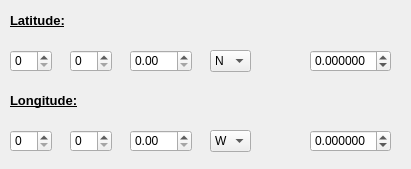
<?xml version="1.0" encoding="UTF-8"?>
<ui version="4.0">
 <class>LatlonconvertDialogBase</class>
 <widget class="QDialog" name="LatlonconvertDialogBase">
  <property name="geometry">
   <rect>
    <x>0</x>
    <y>0</y>
    <width>411</width>
    <height>169</height>
   </rect>
  </property>
  <property name="windowTitle">
   <string>Latitude / Longitude Converter</string>
  </property>
  <widget class="QLabel" name="label_lat">
   <property name="geometry">
    <rect>
     <x>10</x>
     <y>10</y>
     <width>71</width>
     <height>21</height>
    </rect>
   </property>
   <property name="font">
    <font>
     <pointsize>10</pointsize>
     <weight>75</weight>
     <bold>true</bold>
     <underline>true</underline>
    </font>
   </property>
   <property name="text">
    <string>Latitude:</string>
   </property>
  </widget>
  <widget class="QSpinBox" name="spb_latD">
   <property name="geometry">
    <rect>
     <x>10</x>
     <y>50</y>
     <width>42</width>
     <height>22</height>
    </rect>
   </property>
   <property name="maximum">
    <number>90</number>
   </property>
  </widget>
  <widget class="QSpinBox" name="spb_latM">
   <property name="geometry">
    <rect>
     <x>70</x>
     <y>50</y>
     <width>42</width>
     <height>22</height>
    </rect>
   </property>
   <property name="maximum">
    <number>59</number>
   </property>
  </widget>
  <widget class="QDoubleSpinBox" name="spb_latSS">
   <property name="geometry">
    <rect>
     <x>130</x>
     <y>50</y>
     <width>62</width>
     <height>22</height>
    </rect>
   </property>
   <property name="maximum">
    <double>59.990000000000002</double>
   </property>
  </widget>
  <widget class="QComboBox" name="cbb_latH">
   <property name="geometry">
    <rect>
     <x>210</x>
     <y>50</y>
     <width>41</width>
     <height>22</height>
    </rect>
   </property>
   <item>
    <property name="text">
     <string>N</string>
    </property>
   </item>
   <item>
    <property name="text">
     <string>S</string>
    </property>
   </item>
  </widget>
  <widget class="QSpinBox" name="spb_lonD">
   <property name="geometry">
    <rect>
     <x>10</x>
     <y>130</y>
     <width>42</width>
     <height>22</height>
    </rect>
   </property>
   <property name="maximum">
    <number>180</number>
   </property>
  </widget>
  <widget class="QDoubleSpinBox" name="spb_lonSS">
   <property name="geometry">
    <rect>
     <x>130</x>
     <y>130</y>
     <width>62</width>
     <height>22</height>
    </rect>
   </property>
   <property name="maximum">
    <double>59.990000000000002</double>
   </property>
  </widget>
  <widget class="QComboBox" name="cbb_lonH">
   <property name="geometry">
    <rect>
     <x>210</x>
     <y>130</y>
     <width>41</width>
     <height>22</height>
    </rect>
   </property>
   <item>
    <property name="text">
     <string>W</string>
    </property>
   </item>
   <item>
    <property name="text">
     <string>E</string>
    </property>
   </item>
  </widget>
  <widget class="QLabel" name="label_lon">
   <property name="geometry">
    <rect>
     <x>10</x>
     <y>90</y>
     <width>71</width>
     <height>21</height>
    </rect>
   </property>
   <property name="font">
    <font>
     <pointsize>10</pointsize>
     <weight>75</weight>
     <bold>true</bold>
     <underline>true</underline>
    </font>
   </property>
   <property name="text">
    <string>Longitude:</string>
   </property>
  </widget>
  <widget class="QSpinBox" name="spb_lonM">
   <property name="geometry">
    <rect>
     <x>70</x>
     <y>130</y>
     <width>42</width>
     <height>22</height>
    </rect>
   </property>
   <property name="maximum">
    <number>59</number>
   </property>
  </widget>
  <widget class="QDoubleSpinBox" name="spb_latDD">
   <property name="geometry">
    <rect>
     <x>310</x>
     <y>50</y>
     <width>81</width>
     <height>22</height>
    </rect>
   </property>
   <property name="decimals">
    <number>6</number>
   </property>
   <property name="minimum">
    <double>-90.000000000000000</double>
   </property>
   <property name="maximum">
    <double>90.000000000000000</double>
   </property>
  </widget>
  <widget class="QDoubleSpinBox" name="spb_lonDD">
   <property name="geometry">
    <rect>
     <x>310</x>
     <y>130</y>
     <width>81</width>
     <height>22</height>
    </rect>
   </property>
   <property name="decimals">
    <number>6</number>
   </property>
   <property name="minimum">
    <double>-90.000000000000000</double>
   </property>
   <property name="maximum">
    <double>90.000000000000000</double>
   </property>
  </widget>
 </widget>
 <resources/>
 <connections/>
</ui>
